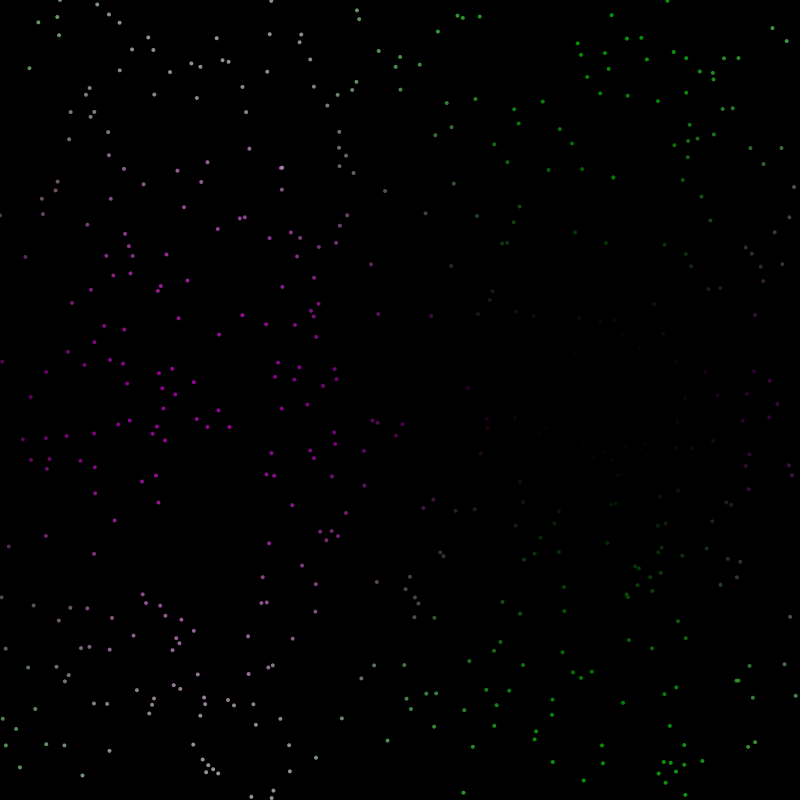
Frame 1 (no input)
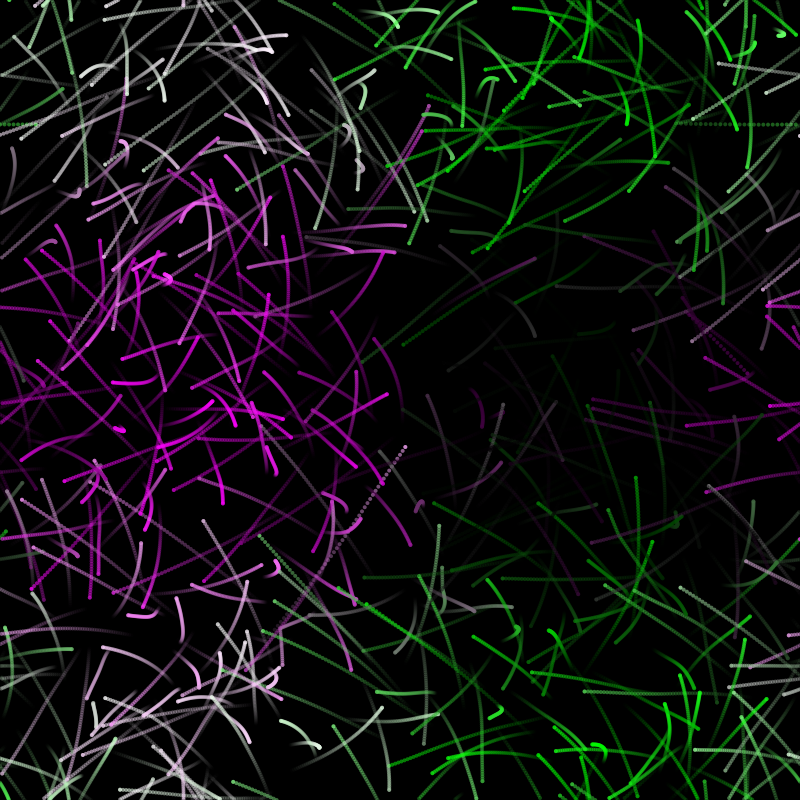
Frame 60 (the mouse pressed at the canvas centre just before this capture)
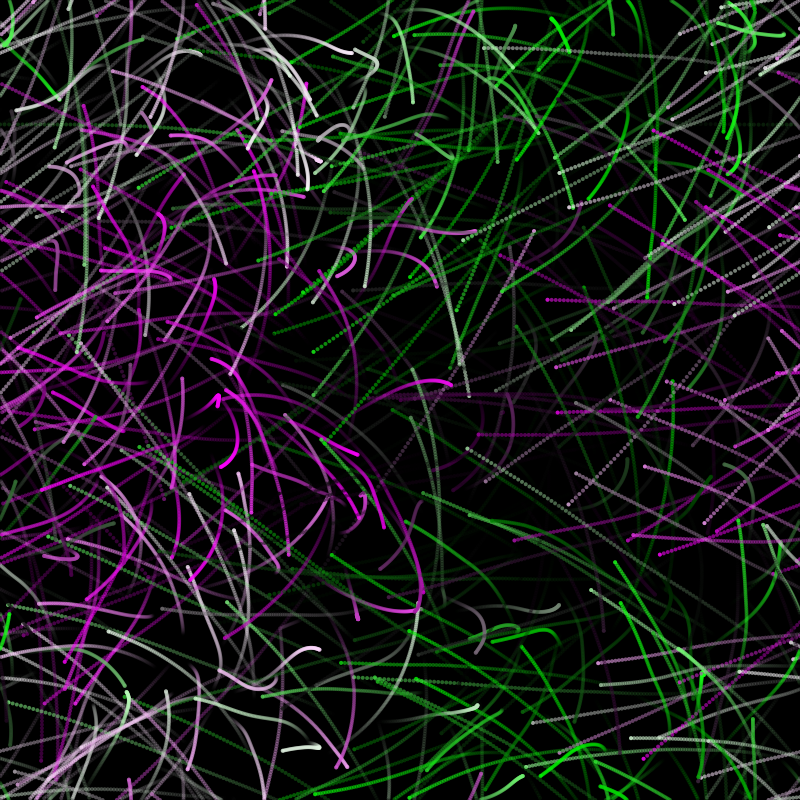
Frame 120 (the mouse held since frame 60 and released just before this capture)

The Processing sketch that drew these frames (run headless with seeded random() and noise(); from frame 60 on, the mouse is pressed at the canvas centre):

// Processing sketch: sketch_250205a
// ── sketch_250205a.pde
// Tweakable parameters
int numParticles = 500;         // Number of particles
float particleSize = 4.0;       // Base size of each particle
float speed = 2.5;              // Speed of particle movement
float attractionStrength = 0.01; // Attraction towards the center
float repulsionStrength = 0.1;  // Repulsion force between particles
float forceFactor = 1.5;        // Factor for the effect of forces
float trailLength = 100;        // Maximum length of the particle trail
float backgroundAlpha = 10;     // Background fading alpha
float noiseStrength = 0.02;     // Noise applied to movement
boolean interactive = true;     // Toggle interaction with mouse

ArrayList<Particle> particles;
float maskOffsetX = 0;          // Horizontal offset for color mask animation
float maskOffsetY = 0;          // Vertical offset for color mask animation

void setup() {
  size(800, 800);
  noStroke();
  smooth();
  particles = new ArrayList<Particle>();
  // Create particles at random positions
  for (int i = 0; i < numParticles; i++) {
    particles.add(new Particle(random(width), random(height)));
  }
}

void draw() {
  // Draw the background without the color mask
  background(0, backgroundAlpha);

  // Update the color mask to morph it faster
  updateColorMask();

  // Update and display each particle
  for (Particle p : particles) {
    p.applyForces();
    p.update();
    p.display();
  }
}

// Function to apply the evolving color mask to the particle
int applyColorMask(float x, float y) {
  float maskX = (x + maskOffsetX) / width;
  float maskY = (y + maskOffsetY) / height;
  float r = sin(maskX * TWO_PI + maskOffsetX * 0.1) * 127 + 128;
  float g = cos(maskY * TWO_PI + maskOffsetY * 0.2) * 127 + 128;
  float b = sin(maskX * TWO_PI + maskOffsetY * 0.3) * 127 + 128;
  return color(r, g, b, 150); // Soft colors for particle interaction
}

// Particle class definition
class Particle {
  PVector position;
  PVector velocity;
  PVector acceleration;
  int col; // Use int type for color (initial particle color)
  ArrayList<PVector> trail;

  Particle(float x, float y) {
    position = new PVector(x, y);
    velocity = new PVector(random(-speed, speed), random(-speed, speed));
    acceleration = new PVector(0, 0);
    col = applyColorMask(x, y); // Store initial color when the particle is created
    trail = new ArrayList<PVector>();
  }

  // Apply forces to the particle
  void applyForces() {
    // Attraction to the center of the screen
    PVector center = new PVector(width / 2, height / 2);
    PVector towardsCenter = PVector.sub(center, position);
    float distance = towardsCenter.mag();
    towardsCenter.normalize();
    float strength = attractionStrength / (distance + 1); // Distance affects attraction
    towardsCenter.mult(strength);
    acceleration.add(towardsCenter);
    
    // Repulsion between particles (to avoid clumping)
    for (Particle p : particles) {
      if (p != this) {
        PVector force = PVector.sub(p.position, position);
        float dist = force.mag();
        if (dist < 100) {  // Only apply repulsion when particles are close
          force.normalize();
          force.mult(repulsionStrength / (dist * dist)); // Stronger at closer distances
          acceleration.sub(force);
        }
      }
    }

    // Add random noise to create swirling motion
    float angle = noise(position.x * noiseStrength, position.y * noiseStrength) * TWO_PI;
    PVector noiseForce = PVector.fromAngle(angle).mult(noiseStrength);
    acceleration.add(noiseForce);

    // Apply mouse interaction if enabled
    if (interactive) {
      PVector mousePos = new PVector(mouseX, mouseY);
      PVector mouseForce = PVector.sub(mousePos, position);
      float distanceToMouse = mouseForce.mag();
      mouseForce.normalize();
      mouseForce.mult(0.1 / (distanceToMouse + 1)); // Weak attraction/repulsion to mouse
      acceleration.add(mouseForce);
    }

    // Apply the final velocity and limit it to avoid excessive speed
    velocity.add(acceleration);
    velocity.limit(5);
  }

  // Update the particle's position
  void update() {
    position.add(velocity);
    acceleration.mult(0);  // Reset acceleration after each frame

    // Keep particle inside the window (wrap around edges)
    if (position.x < 0) position.x = width;
    if (position.x > width) position.x = 0;
    if (position.y < 0) position.y = height;
    if (position.y > height) position.y = 0;

    // Add the current position to the trail
    trail.add(new PVector(position.x, position.y));
    if (trail.size() > trailLength) {
      trail.remove(0);  // Maintain trail length
    }
  }

  // Display the particle and its trail
  void display() {
    // Draw the trail with fading effect, using the particle's initial color
    for (int i = 0; i < trail.size(); i++) {
      PVector p = trail.get(i);
      float alpha = map(i, 0, trail.size(), 0, 255);
      fill(col, alpha);
      ellipse(p.x, p.y, particleSize, particleSize);
    }

    // Draw the particle itself with its color
    fill(col);
    ellipse(position.x, position.y, particleSize, particleSize);
  }
}

// Update the background color mask (animated gradient)
void updateColorMask() {
  maskOffsetX += 0.005;  // Increase the speed of the color mask animation
  maskOffsetY += 0.005;  // Increase the speed of the color mask animation
}
